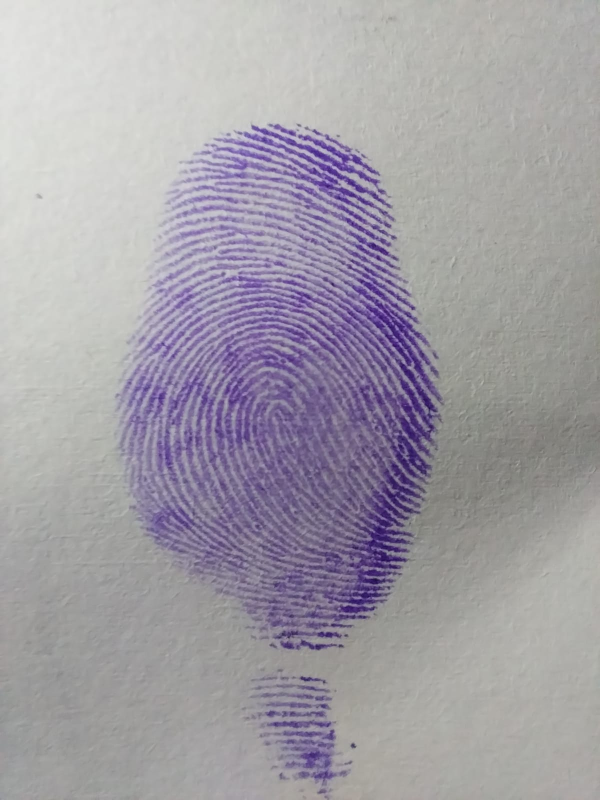
#> input picture backend/uploads/04068f45-d299-443a-b13e-78e372ab8dbf_sls.jpeg, 1200 x 1600 px (shown at 1/2 size)
$ python -i preprocess.py   (imports and definitions only)
#> lines starting #> are read from the running program, lines starting #| are printed output that depends on the picture; after the words box and inside, x2 and y2 are one past the last pixel; in counts of white or black regions, pixels touching at a corner belong together
import cv2

def preprocess_fingerprint(image_path):
    """
    Load and preprocess fingerprint image
    """

    img = cv2.imread(image_path, cv2.IMREAD_GRAYSCALE)
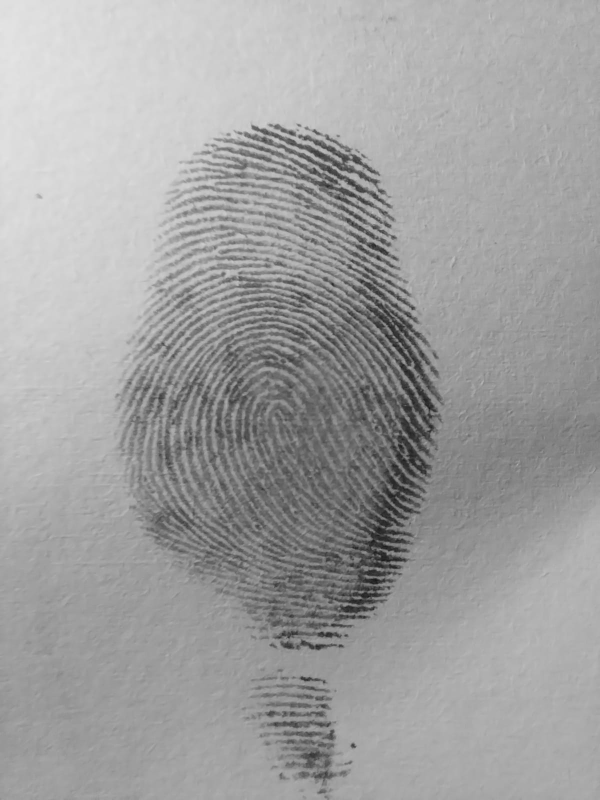
#> img: shape (1600, 1200) (shown at 1/2 size); min 19, max 228, mean 160.6

    if img is None:
        raise FileNotFoundError(f"Image not found: {image_path}")

    # Resize for consistency
    img = cv2.resize(img, (256, 256))
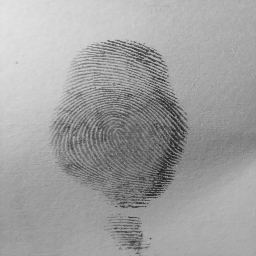
#> img: shape (256, 256); min 26, max 228, mean 160.5

    # Noise reduction
    img = cv2.GaussianBlur(img, (5, 5), 0)
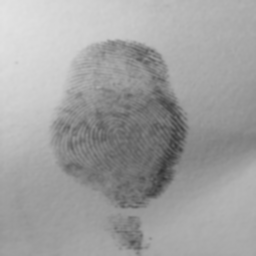
#> img: shape (256, 256); min 51, max 226, mean 160.5

    # Binary threshold
    _, thresh = cv2.threshold(img, 120, 255, cv2.THRESH_BINARY)
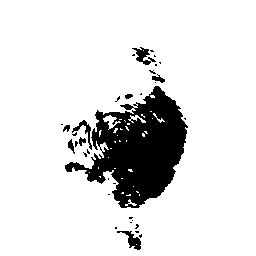
#> thresh: shape (256, 256); 87.3% white; 34 black regions (25 under 20 px), largest, box (x1, y1, x2, y2) and area: (65, 86, 188, 208) 7482, (132, 47, 156, 65) 179, (117, 231, 141, 250) 177

    return thresh
# import cv2
# import numpy as np

# def preprocess_image(image_path):
#     """
#     Load and preprocess a fingerprint image
#     """
#     # Load image
#     img = cv2.imread(image_path, cv2.IMREAD_GRAYSCALE)
#     if img is None:
#         raise FileNotFoundError(f"Fingerprint image not found: {image_path}")

#     # Example preprocessing steps (you can adjust to your existing code)
#     # 1️⃣ Normalize
#     img = cv2.equalizeHist(img)

#     # 2️⃣ Gaussian blur to reduce noise
#     img = cv2.GaussianBlur(img, (3, 3), 0)

#     # 3️⃣ Optional: binarization / ridge enhancement (if implemented)
#     # img = your_ridge_enhancement_function(img)

#     return img

>>> result = preprocess_fingerprint('../uploads/04068f45-d299-443a-b13e-78e372ab8dbf_sls.jpeg')
